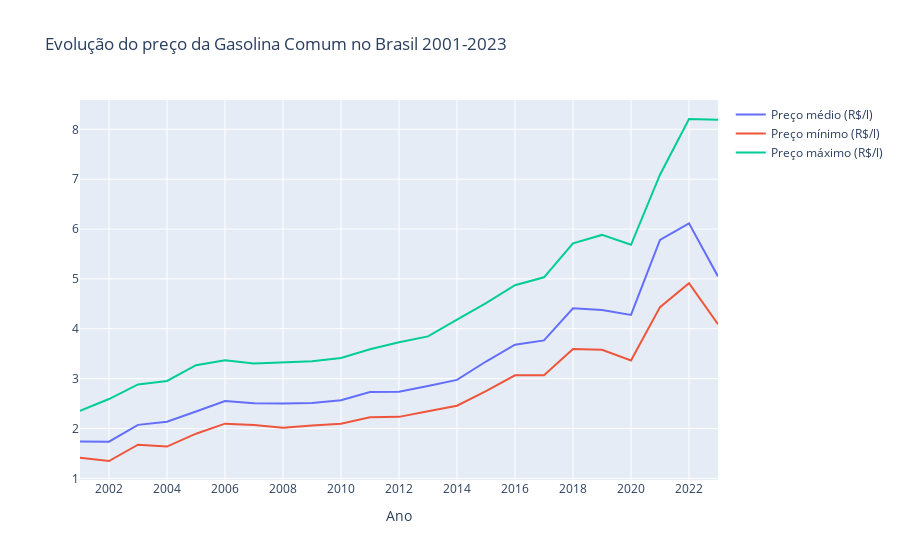

This figure's notebook cell:
### Code cell
# criando o gráfico da evolução do preço da gasolina no Brasil utilizando a biblioteca Plotly
import plotly.graph_objs as go


# Criando um objeto do tipo Figure
fig = go.Figure()

# Criando um array com as colunas que vamos utilizar no gráfico
colunas = ['gasolina_comum_preco_revenda_avg', 'gasolina_comum_preco_revenda_min', 'gasolina_comum_preco_revenda_max']

# Criando um array com os nomes das legendas 
legendas = ['Preço médio (R$/l)', 'Preço mínimo (R$/l)', 'Preço máximo (R$/l)']

# Utilizaremos um FOR para percorrer nossos Arrays e plotar as colunas nas linhas com as suas respectivas legendas
for i in range(len(colunas)):
    fig.add_trace(go.Scatter(
        x=gasolina_ano.index.year,
        y=gasolina_ano[colunas[i]],
        mode='lines',
        name=legendas[i]
    ))

# Aqui definimos os títulos do nosso gráfico e dos eixos
fig.update_layout(
    title='Evolução do preço da Gasolina Comum no Brasil',
    xaxis_title='Ano',
    xaxis=dict(tickmode='linear', dtick=2) #com o parâmetro 'dtick' é possível definir o espaçamento entre os anos exibidos: 1 (todos os anos), 2(de 2 em 2 anos) etc.
)

# Exibe o gráfico
fig.show()

### Figure 1 — Plotly figure (JSON) as saved in the notebook; plotly's stock layout.template omitted (floating-point values rounded to 4 significant figures)
{"data": [{"mode": "lines", "name": "Preço médio (R$/l)", "type": "scatter", "x": [2001, 2002, 2003, 2004, 2005, 2006, 2007, 2008, 2009, 2010, 2011, 2012, 2013, 2014, 2015, 2016, 2017, 2018, 2019, 2020, 2021, 2022, 2023], "y": [1.741, 1.735, 2.073, 2.137, 2.34, 2.552, 2.508, 2.5, 2.511, 2.566, 2.731, 2.736, 2.854, 2.975, 3.343, 3.68, 3.767, 4.409, 4.378, 4.279, 5.781, 6.113, 5.05]}, {"mode": "lines", "name": "Preço mínimo (R$/l)", "type": "scatter", "x": [2001, 2002, 2003, 2004, 2005, 2006, 2007, 2008, 2009, 2010, 2011, 2012, 2013, 2014, 2015, 2016, 2017, 2018, 2019, 2020, 2021, 2022, 2023], "y": [1.413, 1.348, 1.676, 1.637, 1.896, 2.097, 2.069, 2.015, 2.062, 2.094, 2.226, 2.233, 2.347, 2.457, 2.747, 3.066, 3.069, 3.594, 3.577, 3.363, 4.434, 4.916, 4.09]}, {"mode": "lines", "name": "Preço máximo (R$/l)", "type": "scatter", "x": [2001, 2002, 2003, 2004, 2005, 2006, 2007, 2008, 2009, 2010, 2011, 2012, 2013, 2014, 2015, 2016, 2017, 2018, 2019, 2020, 2021, 2022, 2023], "y": [2.357, 2.591, 2.884, 2.953, 3.269, 3.367, 3.303, 3.322, 3.351, 3.414, 3.588, 3.729, 3.847, 4.186, 4.515, 4.874, 5.033, 5.713, 5.882, 5.685, 7.09, 8.207, 8.19]}], "layout": {"autosize": true, "title": {"text": "Evolução do preço da Gasolina Comum no Brasil 2001-2023"}, "xaxis": {"autorange": true, "dtick": 2, "range": [2001, 2023], "tickmode": "linear", "title": {"text": "Ano"}, "type": "linear"}, "yaxis": {"autorange": true, "range": [0.967, 8.588], "type": "linear"}}}
